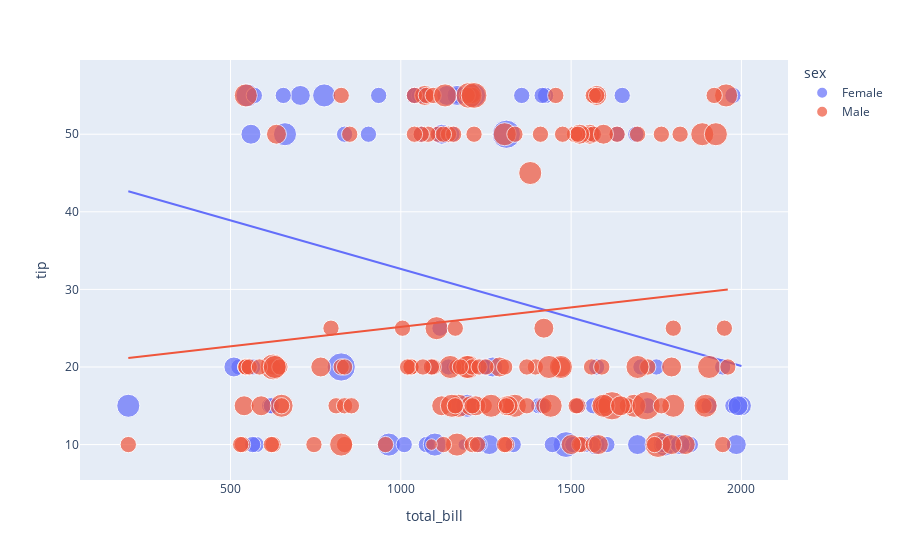

The cell this chart's notebook holds for it:
### Code cell
figure = px.scatter(data_frame = data, x="total_bill",
                    y="tip", size="size", color= "sex", trendline="ols")
figure.show()

### Figure 1 — Plotly figure (JSON) as saved in the notebook; plotly's stock layout.template omitted (floating-point values rounded to 4 significant figures; data arrays with more than 128 entries replaced by an {"elided": "..."} marker saying what was removed)
{"data": [{"hovertemplate": "sex=Female<br>total_bill=%{x}<br>tip=%{y}<br>size=%{marker.size}<extra></extra>", "legendgroup": "Female", "marker": {"color": "#636efa", "size": [2, 4, 4, 2, 3, 3, 2, 2, 2, 2, 4, 3, 2, 4, 2, 2, 1, 3, 2, 2, 2, 1, 4, 2, 2, 2, 2, 2, 3, 2, 2, 2, 1, 3, 2, 2, 2, 4, 2, 2, 6, 2, 2, 2, 2, 2, 2, 2, 2, 2, 2, 2, 6, 2, 2, 3, 2, 5, 4, 2, 3, 2, 2, 2, 2, 3, 3, 2, 4, 2, 2, 2, 2, 3, 2, 2, 3, 2, 4, 2, 3, 2, 2, 2, 3, 2, 2], "sizemode": "area", "sizeref": 0.015, "symbol": "circle"}, "mode": "markers", "name": "Female", "orientation": "v", "showlegend": true, "type": "scatter", "x": [935, 200, 1775, 1165, 1570, 560, 1245, 1945, 1060, 1115, 550, 705, 655, 965, 1850, 1040, 1805, 1260, 1075, 835, 615, 1185, 660, 905, 1980, 1230, 1055, 620, 2000, 1575, 1425, 1040, 1150, 1270, 1150, 1010, 575, 1195, 1140, 1565, 1310, 1090, 1520, 1405, 1205, 1750, 1165, 525, 1705, 1565, 1725, 1975, 825, 1130, 1605, 1990, 1065, 1485, 775, 1650, 510, 1065, 1635, 570, 1975, 1165, 1820, 1355, 1100, 1770, 1540, 1110, 1245, 1120, 1330, 1415, 1695, 565, 1215, 1505, 1135, 1690, 1415, 565, 1985, 1445, 1905], "xaxis": "x", "y": [55, 15, 10, 15, 10, 50, 20, 20, 50, 25, 55, 55, 55, 10, 10, 55, 10, 10, 10, 50, 15, 10, 50, 50, 15, 10, 55, 15, 15, 20, 55, 55, 20, 20, 50, 10, 10, 15, 20, 15, 50, 20, 15, 15, 55, 20, 55, 20, 20, 50, 15, 15, 20, 50, 10, 15, 55, 10, 55, 55, 20, 55, 50, 55, 55, 55, 10, 55, 10, 10, 10, 50, 20, 50, 10, 15, 10, 20, 55, 10, 55, 50, 55, 10, 10, 10, 15], "yaxis": "y"}, {"hovertemplate": "<b>OLS trendline</b><br>tip = -0.0125058 * total_bill + 45.1459<br>R<sup>2</sup>=0.078608<br><br>sex=Female<br>total_bill=%{x}<br>tip=%{y} <b>(trend)</b><extra></extra>", "legendgroup": "Female", "marker": {"color": "#636efa", "symbol": "circle"}, "mode": "lines", "name": "Female", "showlegend": false, "type": "scatter", "x": [200, 510, 525, 550, 560, 565, 565, 570, 575, 615, 620, 655, 660, 705, 775, 825, 835, 905, 935, 965, 1010, 1040, 1040, 1055, 1060, 1065, 1065, 1075, 1090, 1100, 1110, 1115, 1120, 1130, 1135, 1140, 1150, 1150, 1165, 1165, 1165, 1185, 1195, 1205, 1215, 1230, 1245, 1245, 1260, 1270, 1310, 1330, 1355, 1405, 1415, 1415, 1425, 1445, 1485, 1505, 1520, 1540, 1565, 1565, 1570, 1575, 1605, 1635, 1650, 1690, 1695, 1705, 1725, 1750, 1770, 1775, 1805, 1820, 1850, 1905, 1945, 1975, 1975, 1980, 1985, 1990, 2000], "xaxis": "x", "y": [42.64, 38.77, 38.58, 38.27, 38.14, 38.08, 38.08, 38.02, 37.96, 37.45, 37.39, 36.95, 36.89, 36.33, 35.45, 34.83, 34.7, 33.83, 33.45, 33.08, 32.52, 32.14, 32.14, 31.95, 31.89, 31.83, 31.83, 31.7, 31.51, 31.39, 31.26, 31.2, 31.14, 31.01, 30.95, 30.89, 30.76, 30.76, 30.58, 30.58, 30.58, 30.33, 30.2, 30.08, 29.95, 29.76, 29.58, 29.58, 29.39, 29.26, 28.76, 28.51, 28.2, 27.58, 27.45, 27.45, 27.33, 27.08, 26.57, 26.32, 26.14, 25.89, 25.57, 25.57, 25.51, 25.45, 25.07, 24.7, 24.51, 24.01, 23.95, 23.82, 23.57, 23.26, 23.01, 22.95, 22.57, 22.39, 22.01, 21.32, 20.82, 20.45, 20.45, 20.38, 20.32, 20.26, 20.13], "yaxis": "y"}, {"hovertemplate": "sex=Male<br>total_bill=%{x}<br>tip=%{y}<br>size=%{marker.size}<extra></extra>", "legendgroup": "Male", "marker": {"color": "#EF553B", "size": {"elided": "157 int values"}, "sizemode": "area", "sizeref": 0.015, "symbol": "circle"}, "mode": "markers", "name": "Male", "orientation": "v", "showlegend": true, "type": "scatter", "x": {"elided": "157 int values"}, "xaxis": "x", "y": {"elided": "157 int values"}, "yaxis": "y"}, {"hovertemplate": "<b>OLS trendline</b><br>tip = 0.00501331 * total_bill + 20.1469<br>R<sup>2</sup>=0.014184<br><br>sex=Male<br>total_bill=%{x}<br>tip=%{y} <b>(trend)</b><extra></extra>", "legendgroup": "Male", "marker": {"color": "#EF553B", "symbol": "circle"}, "mode": "lines", "name": "Male", "showlegend": false, "type": "scatter", "x": {"elided": "157 int values"}, "xaxis": "x", "y": {"elided": "157 float values"}, "yaxis": "y"}], "layout": {"autosize": true, "legend": {"itemsizing": "constant", "title": {"text": "sex"}, "tracegroupgap": 0}, "margin": {"t": 60}, "xaxis": {"anchor": "y", "autorange": true, "domain": [0, 1], "range": [67.52, 2129.0], "title": {"text": "total_bill"}, "type": "linear"}, "yaxis": {"anchor": "x", "autorange": true, "domain": [0, 1], "range": [3.233, 61.77], "title": {"text": "tip"}, "type": "linear"}}}
